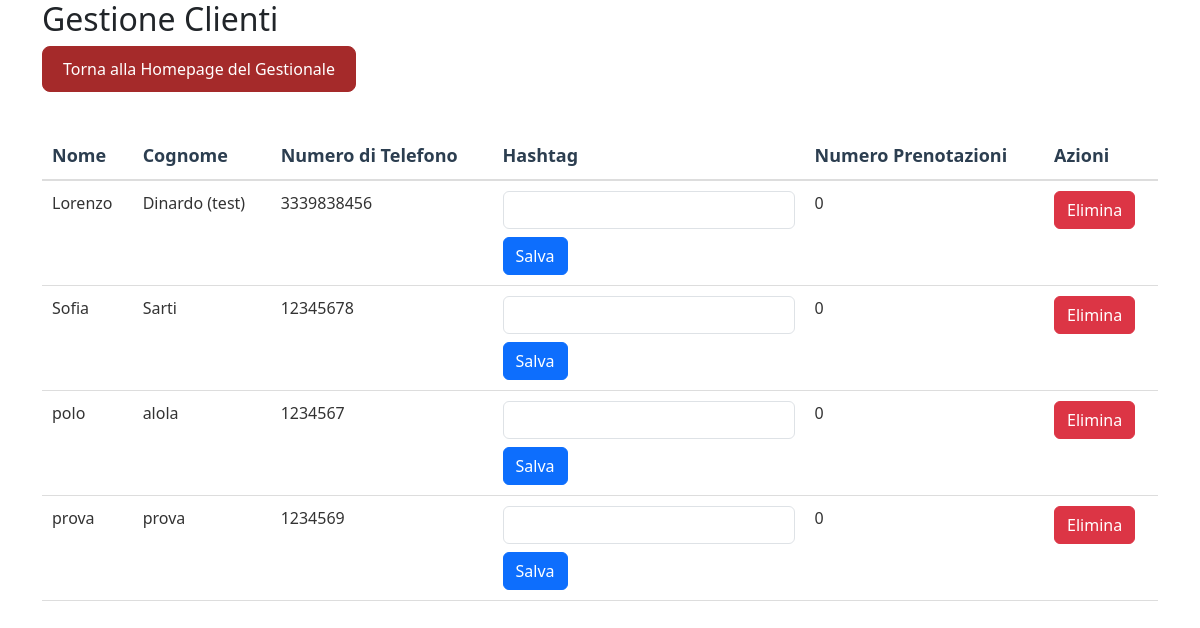
The page /gestionale/clienti/ (signed in) on the database as committed earlier.
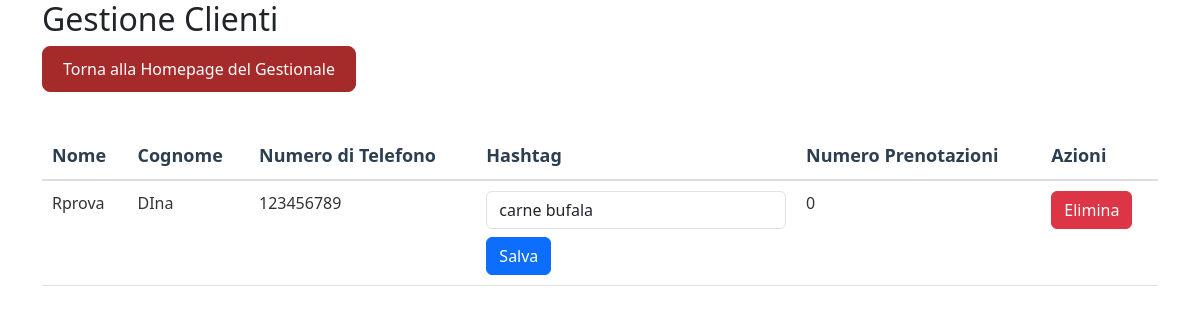
The same page on the database as committed later.
### gestionale/models.py (models this page shows, shortened)
class Customer(models.Model):
    first_name = models.CharField(max_length=100)
    last_name = models.CharField(max_length=100)
    phone_number = models.CharField(max_length=20)
    hashtag = models.CharField(max_length=100, blank=True, null=True, default="")
    numero_prenotazioni = models.IntegerField(default=0)

### gestionale/views.py (the view)
# urls.py: path('clienti/', views.clienti, name='clienti'),
@login_required
def clienti(request):
    customers = Customer.objects.all().order_by('last_name', 'first_name')
    hashtags = (
        Customer.objects
        .exclude(hashtag="")
        .values_list('hashtag', flat=True)
    )
    unique_hashtags = set(tag.strip() for tags in hashtags for tag in tags.split(',') if tag.strip())
    return render(request, 'gestionale/clienti.html', {
        'customers': customers,
        'unique_hashtags': unique_hashtags,
    })

### gestionale/templates/gestionale/clienti.html (shortened to what this page needs)
{% extends "base.html" %}
{% load static %}
{% block css_files %}
    <link rel="stylesheet" href="{% static 'gestionale/shared.css' %}">
{% endblock %}
{% block content %}
<div class="container">
    <h2>Gestione Clienti</h2>
    <a href="{% url 'gestionale:gestionale' %}" class="back-to-home">Torna alla Homepage del Gestionale</a>
    <table class="table">
        <thead>
            <tr>
                <th>Nome</th>
                <th>Cognome</th>
                <th>Numero di Telefono</th>
                <th>Hashtag</th>
                <th>Numero Prenotazioni</th>
                <th>Azioni</th>
            </tr>
        </thead>
        <tbody>
            {% for customer in customers %}
                <tr>
                    <td>{{ customer.first_name }}</td>
                    <td>{{ customer.last_name }}</td>
                    <td>{{ customer.phone_number }}</td>
                    <td>
                        <form method="post" action="{% url 'gestionale:update_hashtag' customer.id %}">
                            <input type="text" id="hashtag_{{ customer.id }}" name="hashtag"
                                   value="{{ customer.hashtag }}" class="form-control"
                                   list="suggested-hashtags"
                                   oninput="validateHashtagCount(this)" />
                            <button type="submit" class="btn btn-primary mt-2">Salva</button>
                        </form>
                    </td>
                    <td>{{ customer.numero_prenotazioni }}</td>
                    <td>
                        <a href="{% url 'gestionale:delete_customer' customer.id %}" class="btn btn-danger">Elimina</a>
                    </td>
                </tr>
            {% endfor %}
        </tbody>
    </table>
</div>
{% endblock %}

### templates/base.html (shortened to what this page needs)
{% load static %}
<!DOCTYPE html>
<html lang="it">
<head>
    <link href="https://cdn.jsdelivr.net/npm/bootstrap@5.3.0-alpha1/dist/css/bootstrap.min.css" rel="stylesheet">
    <link rel="stylesheet" href="https://cdnjs.cloudflare.com/ajax/libs/font-awesome/5.15.4/css/all.min.css">
    {% block css_files %}{% endblock %}
</head>
<body>
    {% block content %}{% endblock %}
</body>
</html>

### static/gestionale/shared.css (style rules this page uses)
.nav-button, .back-to-home { padding: 10px 20px; border: 1px solid #a52a2a; border-radius: 8px; background-color: #a52a2a; color: #fff; font-size: 16px; text-decoration: none; font-weight: 500; transition: background-color 0.3s ease; }
.back-to-home { margin-bottom: 20px; display: inline-block; }
.table { width: 100%; border-collapse: collapse; margin-top: 20px; }
.table thead th { font-weight: 600; font-size: 18px; color: #2c3e50; border-bottom: 2px solid #ddd; text-align: left; padding: 10px; }
.table tbody td { padding: 10px; border-bottom: 1px solid #ddd; font-size: 16px; color: #333; }

Rows that differ between the two databases and show on the page:
removed Customer: first_name "Lorenzo", last_name "Dinardo (test)", phone_number "3339838456", numero_prenotazioni "0"
removed Customer: first_name "Sofia", last_name "Sarti", phone_number "12345678", numero_prenotazioni "0"
removed Customer: first_name "polo", last_name "alola", phone_number "1234567", numero_prenotazioni "0"
removed Customer: first_name "prova", last_name "prova", phone_number "1234569", numero_prenotazioni "0"
added Customer: first_name "Rprova", last_name "DIna", phone_number "123456789", hashtag "carne bufala", numero_prenotazioni "0"
